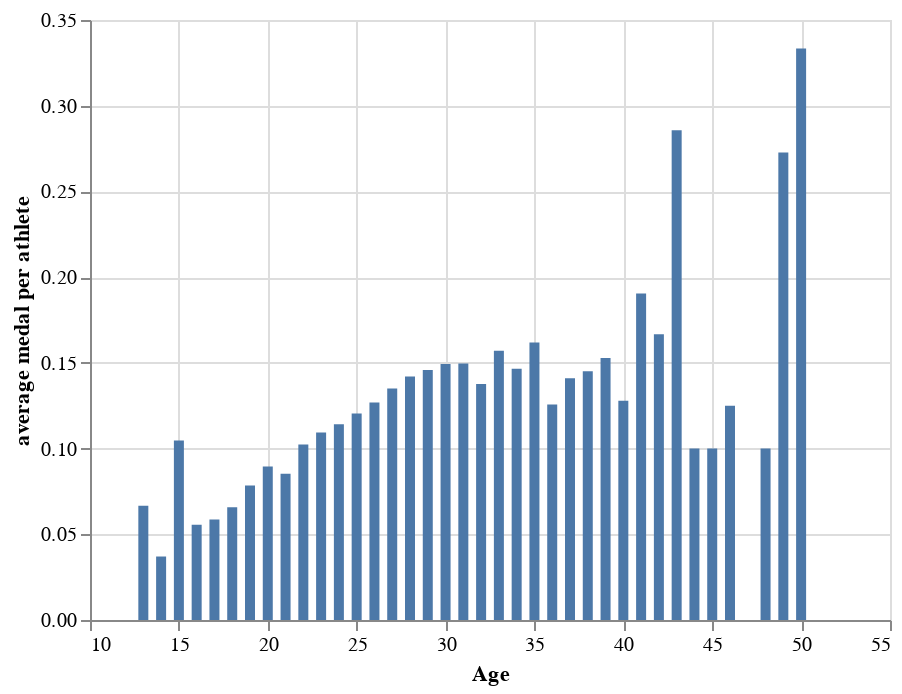

The code cell stored with this chart in its notebook:
### Code cell
df5_medal=df[~df['Medal'].isna()].groupby('Age')['Medal'].count().reset_index()
df5_ath=df.groupby('Age')[['ID']].count().rename(columns={'ID':'ath_count'}).reset_index()
df5=pd.merge(df5_ath,df5_medal,on='Age')
df5['average medal per athlete']=df5['Medal']/df5['ath_count']
alt.Chart(df5).mark_bar().encode(
    x=alt.X('Age'),
    y=alt.Y('average medal per athlete')
)

### Figure 1 — Vega-Lite specification as saved in the notebook (floating-point values rounded to 4 significant figures)
{"config": {"view": {"continuousWidth": 400, "continuousHeight": 300}}, "data": {"name": "data-6fec74c8c7de64fb88789c39980e6769"}, "mark": "bar", "encoding": {"x": {"type": "quantitative", "field": "Age"}, "y": {"type": "quantitative", "field": "average medal per athlete"}}, "$schema": "https://vega.github.io/schema/vega-lite/v4.8.1.json", "datasets": {"data-6fec74c8c7de64fb88789c39980e6769": [{"Age": 13.0, "ath_count": 15, "Medal": 1, "average medal per athlete": 0.06667}, {"Age": 14.0, "ath_count": 54, "Medal": 2, "average medal per athlete": 0.03704}, {"Age": 15.0, "ath_count": 172, "Medal": 18, "average medal per athlete": 0.1047}, {"Age": 16.0, "ath_count": 432, "Medal": 24, "average medal per athlete": 0.05556}, {"Age": 17.0, "ath_count": 802, "Medal": 47, "average medal per athlete": 0.0586}, {"Age": 18.0, "ath_count": 1353, "Medal": 89, "average medal per athlete": 0.06578}, {"Age": 19.0, "ath_count": 2076, "Medal": 163, "average medal per athlete": 0.07852}, {"Age": 20.0, "ath_count": 2794, "Medal": 250, "average medal per athlete": 0.08948}, {"Age": 21.0, "ath_count": 3610, "Medal": 308, "average medal per athlete": 0.08532}, {"Age": 22.0, "ath_count": 3947, "Medal": 404, "average medal per athlete": 0.1024}, {"Age": 23.0, "ath_count": 4317, "Medal": 472, "average medal per athlete": 0.1093}, {"Age": 24.0, "ath_count": 4500, "Medal": 514, "average medal per athlete": 0.1142}, {"Age": 25.0, "ath_count": 3941, "Medal": 475, "average medal per athlete": 0.1205}, {"Age": 26.0, "ath_count": 3538, "Medal": 449, "average medal per athlete": 0.1269}, {"Age": 27.0, "ath_count": 3303, "Medal": 446, "average medal per athlete": 0.135}, {"Age": 28.0, "ath_count": 2956, "Medal": 420, "average medal per athlete": 0.1421}, {"Age": 29.0, "ath_count": 2318, "Medal": 338, "average medal per athlete": 0.1458}, {"Age": 30.0, "ath_count": 1855, "Medal": 277, "average medal per athlete": 0.1493}, {"Age": 31.0, "ath_count": 1464, "Medal": 219, "average medal per athlete": 0.1496}, {"Age": 32.0, "ath_count": 1198, "Medal": 165, "average medal per athlete": 0.1377}, {"Age": 33.0, "ath_count": 872, "Medal": 137, "average medal per athlete": 0.1571}, {"Age": 34.0, "ath_count": 614, "Medal": 90, "average medal per athlete": 0.1466}, {"Age": 35.0, "ath_count": 494, "Medal": 80, "average medal per athlete": 0.1619}, {"Age": 36.0, "ath_count": 342, "Medal": 43, "average medal per athlete": 0.1257}, {"Age": 37.0, "ath_count": 234, "Medal": 33, "average medal per athlete": 0.141}, {"Age": 38.0, "ath_count": 186, "Medal": 27, "average medal per athlete": 0.1452}, {"Age": 39.0, "ath_count": 144, "Medal": 22, "average medal per athlete": 0.1528}, {"Age": 40.0, "ath_count": 86, "Medal": 11, "average medal per athlete": 0.1279}, {"Age": 41.0, "ath_count": 63, "Medal": 12, "average medal per athlete": 0.1905}, {"Age": 42.0, "ath_count": 36, "Medal": 6, "average medal per athlete": 0.1667}, {"Age": 43.0, "ath_count": 35, "Medal": 10, "average medal per athlete": 0.2857}, {"Age": 44.0, "ath_count": 20, "Medal": 2, "average medal per athlete": 0.1}, {"Age": 45.0, "ath_count": 20, "Medal": 2, "average medal per athlete": 0.1}, {"Age": 46.0, "ath_count": 24, "Medal": 3, "average medal per athlete": 0.125}, {"Age": 48.0, "ath_count": 10, "Medal": 1, "average medal per athlete": 0.1}, {"Age": 49.0, "ath_count": 11, "Medal": 3, "average medal per athlete": 0.2727}, {"Age": 50.0, "ath_count": 3, "Medal": 1, "average medal per athlete": 0.3333}]}}
